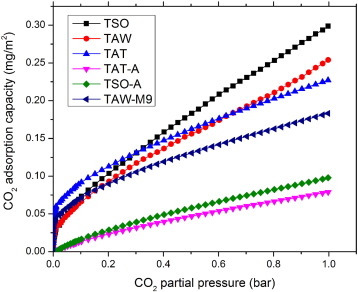
#> input picture data/real_images/example106.jpg, 358 x 292 px
$ jupyter execute --allow-errors 2023-12-17-fairplay-refactor.ipynb   (shell and % lines are left out)
#> lines starting #> are read from the running program, lines starting #| are printed output that depends on the picture; after the words box and inside, x2 and y2 are one past the last pixel; in counts of white or black regions, pixels touching at a corner belong together
### src/fairplay/cv/extractor.py
import cv2
import numpy as np
import matplotlib.pyplot as plt
from fairplay.cv.lines import find_xaxis, find_yaxis

class Extractor:

    def __init__(self, cv2_img):
        self.img = cv2_img
        (self.m, self.n, self.p) = self.img.shape
        self.gray = cv2.cvtColor(self.img, cv2.COLOR_BGR2GRAY)
        self.bw = cv2.adaptiveThreshold(self.gray, 255, cv2.ADAPTIVE_THRESH_MEAN_C, cv2.THRESH_BINARY_INV, 25, 5)
        self.imlabel = self.img.copy()


    def show(self, imtype="imlabel"):
        if imtype == "imlabel":
            fig = plt.figure()
            implot = plt.imshow(self.imlabel)
            return fig, implot
        elif imtype == "bw":
            fig = plt.figure()
            implot = plt.imshow(self.bw, cmap="gray")
            return fig, implot
        else:
            return


    def find_axes(self):
        self.xax = find_xaxis(self.bw)
        self.yax = find_yaxis(self.bw)
        self.imlabel = cv2.line(
            self.imlabel,
            (self.xax[0], self.xax[1]),
            (self.xax[2], self.xax[3]),
            (255, 0, 0),
            4
            )
        self.imlabel = cv2.line(
            self.imlabel,
            (self.yax[0], self.yax[1]),
            (self.yax[2], self.yax[3]),
            (255, 0, 0),
            4
            )
        self.roi = np.array([
            min(self.yax[0], self.yax[2]),  # furthest left point of y axis
            min(self.yax[1], self.yax[3]),  # highest point on y axis
            max(self.xax[0], self.xax[2]),  # furthest right point of x axis
            max(self.xax[1], self.xax[3])   # lowest point on x axis
        ])
        return self


### src/fairplay/cv/lines.py
import cv2
import numpy as np

def find_xaxis(
    bw_img,
    rho=1,
    theta=np.pi/2,
    thresh=2,
    max_line_gap=3,
    target_cos=1,
    target_frac_len=0.9,
    target_frac_mpos=0.9,
):
    """
    Given a binary array bw_img, return the endpoints
    of the presumed x-axis in flipped array coordinates:
    [n1 m1 n2 m2] (higher n left-to-right, higher m top-to-bottom)

    Uses length, cosine and position to find a long,
    horizontal line close to the bottom of the image.

    Parameters
    ----------
    bw_img: Array
    rho:
        Distance resolution of the accumulator in pixels.
    theta:
        Angle resolution of the accumulator in radians.
    thresh:
        Accumulator threshold parameter. Only those lines
        are returned that get enough votes (>threshold).
    min_line_length:
        minimum length line to consider (in pixels)
    max_line_gap:
        maximum allowable gap in continguous line (in pixels)
    target_cos: float
        Target cosine value of x-axis line (default 1)
    target_frac_len: float
        Target fractional length of x-axis line, relative to
        width of image (default 0.7)
    target_frac_mpos: float
        Target position of the x-axis line on the "m" axis of
        the image (default 0.8, i.e. "80% of the way to the bottom")

    Returns
    -------
    xax_pts: Array (4x1)
        [x1 y1 x2 y2] endpoints of the x-axis line segment
    """
    # Perform Hough Transform
    min_line_length = bw_img.shape[1]/10  # default minimum line length is 10% of image height
    lines = cv2.HoughLinesP(
        bw_img,
        rho=rho,
        theta=theta,
        threshold=thresh,
        minLineLength=min_line_length,
        maxLineGap=max_line_gap
        )
    lines_rs = np.reshape(lines, (-1, 4))  # Nx4 array of line endpoints
    # All lines are of form [x1 y1 x2 y2] (i.e. Cartesian with origin at
    # lower left of image, not array indices)

    # Score each candidate line according to target cosine,
    # length and position
    target_feat_vec = np.array(
        [target_cos, target_frac_len, target_frac_mpos]
        )
    line_scores = []
    for line_pts in lines_rs:
        line_vec = line_pts[2:4] - line_pts[0:2]
        line_mag = np.linalg.norm(line_vec, 2)
        line_cos = np.dot(line_vec / line_mag, np.array([1, 0])) ** 2
        line_frac_len = float(np.absolute(line_vec[0])) / bw_img.shape[1]
        line_frac_mpos = float(line_pts[1]) / bw_img.shape[0]
        feat_vec = np.array(
            [line_cos, line_frac_len, line_frac_mpos]
            )
        line_score = np.linalg.norm(target_feat_vec - feat_vec, 2)
        line_scores.append(line_score)

    # Return line with lowest distance from target features
    best_line_idx = np.argmin(line_scores)
    xax_pts = lines_rs[best_line_idx, :]
    return xax_pts


def find_yaxis(
    bw_img,
    rho=1,
    theta=np.pi/2,
    thresh=2,
    max_line_gap=3,
    target_cos=0,
    target_frac_len=0.9,
    target_frac_npos=0.1,
):
    """
    Given a binary array bw_img, return the endpoints
    of the presumed y-axis in flipped array coordinates:
    [n1 m1 n2 m2] (higher n left-to-right, higher m top-to-bottom)

    Uses length, cosine and position to find a long,
    vertical line close to the left of the image.

    Parameters
    ----------
    bw_img: Array
    rho:
        Distance resolution of the accumulator in pixels.
    theta:
        Angle resolution of the accumulator in radians.
    thresh:
        Accumulator threshold parameter. Only those lines
        are returned that get enough votes (>threshold).
    min_line_length:
        minimum length line to consider (in pixels)
    max_line_gap:
        maximum allowable gap in continguous line (in pixels)
    target_cos: float
        Target cosine value of y-axis line (default 1)
    target_frac_len: float
        Target fractional length of y-axis line, relative to
        height of image (default 0.7)
    target_frac_npos: float
        Target position of the y-axis line on the "n" axis of
        the image (default 0.8, i.e. "80% of the way to the right")

    Returns
    -------
    yax_pts: Array (4x1)
        [x1 y1 x2 y2] endpoints of the y-axis line segment
    """
    # Perform Hough Transform
    min_line_length = bw_img.shape[1]/10  # default minimum line length is 10% of image height
    lines = cv2.HoughLinesP(
        bw_img,
        rho=rho,
        theta=theta,
        threshold=thresh,
        minLineLength=min_line_length,
        maxLineGap=max_line_gap
        )
    lines_rs = np.reshape(lines, (-1, 4))  # Nx4 array of line endpoints
    # All lines are of form [n1 m1 n2 m2] (i.e. like array indices but with
    # N coming firsts

    # Score each candidate line according to target cosine,
    # length and position
    target_feat_vec = np.array(
        [target_cos, target_frac_len, target_frac_npos]
        )
    line_scores = []
    for line_pts in lines_rs:
        line_vec = line_pts[2:4] - line_pts[0:2]
        line_mag = np.linalg.norm(line_vec, 2)
        line_cos = np.dot(line_vec / line_mag, np.array([1, 0])) ** 2
        line_frac_len = float(np.absolute(line_vec[0])) / bw_img.shape[0]
        line_frac_npos = float(line_pts[0]) / bw_img.shape[1]
        feat_vec = np.array(
            [line_cos, line_frac_len, line_frac_npos]
            )
        line_score = np.linalg.norm(target_feat_vec - feat_vec, 2)
        line_scores.append(line_score)

    # Return line with lowest distance from target features
    best_line_idx = np.argmin(line_scores)
    yax_pts = lines_rs[best_line_idx, :]
    return yax_pts

### src/fairplay/cv/ocr.py
import numpy as np
import pandas as pd
import pytesseract as tes


def get_ocr_df(
    cv2_img,
    conf_thresh=0
):
    """Given path to image with text, get a dataframe of OCR results"""

    ocr_raw = tes.image_to_data(cv2_img, output_type=tes.Output.DICT)
    ocr_df = pd.DataFrame(ocr_raw)
    ocr_df = ocr_df.apply(lambda vv: pd.to_numeric(vv, errors='ignore'))
    ocr_df = ocr_df[ocr_df['conf'] >= conf_thresh]
    ocr_df['right'] = ocr_df['left'] + ocr_df['width']
    ocr_df['bottom'] = ocr_df['top'] + ocr_df['height']
    ocr_df['x_mid'] = ocr_df.apply(
        lambda row: int(row['left'] + np.round(row['width'] / 2)),
        axis=1
        )
    ocr_df['y_mid'] = ocr_df.apply(
        lambda row: int(row['top'] + np.round(row['height'] / 2)),
        axis=1
        )

    return ocr_df

### notebooks/2023-12-17-fairplay-refactor.ipynb
# Heuristic Algorithms for Automated Data Extraction

Biggest thing to remember in all of this is that OpenCV does everything in terms of "x" and "y", where:

* x = the "n" axis of the image array (increasing left to right) and
* y = the "m" axis of the image array (increasing top to bottom)

And objects like lines and rectangles are stored as:

`[x1 y1 x2 y2]` i.e. `[n1 m1 n2 m2]`

[cell 1]

import cv2
from pathlib import Path
import numpy as np
import pandas as pd
import matplotlib.pyplot as plt
import IPython
import scipy.ndimage as ndimage
from sklearn import datasets, linear_model
from PIL import Image
import pytesseract as tes

from fairplay.cv.extractor import Extractor
from fairplay.cv.lines import find_xaxis, find_yaxis
from fairplay.cv.ocr import get_ocr_df

print('All packages loaded')

[cell 2]
examples_dir = Path('../data/real_images/')
temp_dir = Path('../data/temp/')

## Load and Binarize

[cell 3]
example = examples_dir.joinpath('example106.jpg').as_posix()

img = cv2.imread(example)
#> img is the input picture: shape (292, 358, 3); mean B, G, R 237, 232.6, 235.5
m,n,p=img.shape
et = Extractor(img)
#> in __init__, `self.gray = cv2.cvtColor(self.img, cv2.COLOR_BGR2GRAY)`:
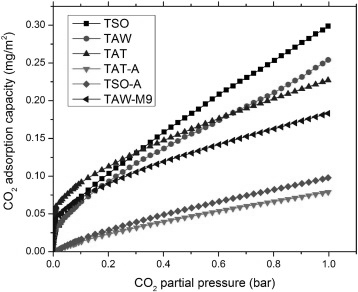
#> self.gray: shape (292, 358); min 0, max 255, mean 234
#> in __init__, `self.bw = cv2.adaptiveThreshold(self.gray, 255, cv2.ADAPTIVE_THRESH_ME..`:
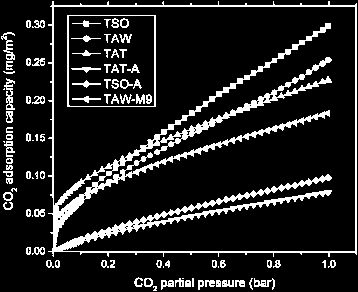
#> self.bw: shape (292, 358); 13.2% white; 96 white regions (15 under 20 px), largest, box (x1, y1, x2, y2) and area: (48, 1, 357, 257) 9516, (67, 15, 156, 107) 539, (4, 78, 15, 110) 159

et.show("bw");
#> (the call stopped at in show, `fig = plt.figure()`: IPython is not available in this run)

## Find Axes

[cell 4]
et.find_axes()
#> in find_xaxis, `lines = cv2.HoughLinesP( bw_img, rho=rho, theta=theta, threshold=thres..`: lines = 33 rows, first 6: [67, 106, 67, 15], [51, 5, 356, 5], [6, 121, 6, 78], [80, 252, 356, 252], [198, 283, 244, 283], [10, 183, 10, 127]
#> in find_xaxis, `lines_rs = np.reshape(lines, (-1, 4))`: lines_rs has the same summary as lines
#> the loop in find_xaxis, `for line_pts in lines_rs:` made 33 passes
#> (line_pts, line_vec, line_mag, line_cos, line_frac_len, line_frac_mpos, line_score) on passes 1 to 7: ([67, 106, 67, 15], [0, -91], 91, 0, 0, 0.363, 1.45), ([51, 5, 356, 5], [305, 0], 305, 1, 0.852, 0.0171, 0.884), ([6, 121, 6, 78], [0, -43], 43, 0, 0, 0.414, 1.43), ([80, 252, 356, 252], [276, 0], 276, 1, 0.771, 0.863, 0.134), ([198, 283, 244, 283], [46, 0], 46, 1, 0.128, 0.969, 0.775), ([10, 183, 10, 127], [0, -56], 56, 0, 0, 0.627, 1.37), ([48, 251, 356, 251], [308, 0], 308, 1, 0.86, 0.86, 0.0566)
#> after the loop in find_xaxis, `for line_pts in lines_rs:`: line_scores = 33 values, max 1.45 at index 0, min 0.0566 at index 6, mean 1.03
#> in find_xaxis, `best_line_idx = np.argmin(line_scores)`: best_line_idx = 6
#> in find_xaxis, `xax_pts = lines_rs[best_line_idx, :]`: xax_pts = [48, 251, 356, 251]
#> in find_yaxis, `lines_rs = np.reshape(lines, (-1, 4))`: lines_rs has the same summary as lines in find_xaxis
#> the loop in find_yaxis, `for line_pts in lines_rs:` made 33 passes
#> (line_pts, line_vec, line_mag, line_cos, line_frac_len, line_frac_npos, line_score) on passes 1 to 7: ([67, 106, 67, 15], [0, -91], 91, 0, 0, 0.187, 0.904), ([51, 5, 356, 5], [305, 0], 305, 1, 1.04, 0.142, 1.01), ([6, 121, 6, 78], [0, -43], 43, 0, 0, 0.0168, 0.904), ([80, 252, 356, 252], [276, 0], 276, 1, 0.945, 0.223, 1.01), ([198, 283, 244, 283], [46, 0], 46, 1, 0.158, 0.553, 1.33), ([10, 183, 10, 127], [0, -56], 56, 0, 0, 0.0279, 0.903), ([48, 251, 356, 251], [308, 0], 308, 1, 1.05, 0.134, 1.01)
#> after the loop in find_yaxis, `for line_pts in lines_rs:`: line_scores = 33 values, max 1.33 at index 14, min 0.901 at index 13, mean 1.11
#> in find_yaxis, `best_line_idx = np.argmin(line_scores)`: best_line_idx = 13
#> in find_yaxis, `yax_pts = lines_rs[best_line_idx, :]`: yax_pts = [52, 197, 52, 1]
#> in find_axes, `self.imlabel = cv2.line( self.imlabel, (self.yax[0], self.yax[1]), (se..`:
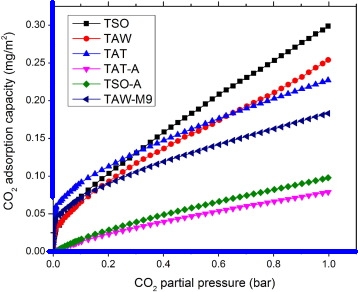
#> self.imlabel: shape (292, 358, 3); mean B, G, R 238.3, 227.7, 230.6
#> in find_axes, `self.roi = np.array([ min(self.yax[0], self.yax[2]),`: self.roi = [52, 1, 356, 251]
et.show();
#> (the call stopped at in show, `fig = plt.figure()`: IPython is not available in this run)
print(et.roi)
#| [ 52   1 356 251]

## Read axis label and tick labels

[cell 5]
print("roi [n1 m1 n2 m2]")
print(et.roi)
#| [ 52   1 356 251]

[cell 6]
below_xax_img = et.img[et.roi[3]:,:,:]
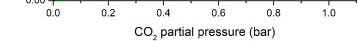
#> below_xax_img: shape (41, 358, 3); mean B, G, R 239.2, 239.2, 239.2
plt.imshow(below_xax_img)
#> (this line was passed over: IPython is not available in this run)

#> (a cell that did not finish here is left out)

ocr_df

[cell 8]
left_yax_img = et.img[:,20:et.roi[0],:]
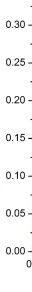
#> left_yax_img: shape (292, 32, 3); mean B, G, R 245.1, 245.2, 245.2
plt.imshow(left_yax_img)
#> (this line was passed over: IPython is not available in this run)

#> (a cell that did not finish here is left out)

ocr_df

## Get axis label text

Define the "ROI" - the area above and to the right of the x- and y- axes respectively. Then use this to find the "outer ROI" - the area below the x-axis and to the left of the y-axis.

#> (a cell that did not finish here is left out)

## This must be some kind of experimental one-shot RANSAC section

[cell 11]
# Copy the image to a new file for OCR
axis_text_img = img #rect_mask_grayscale(img, roi_corners)
axis_text_path = temp_dir.joinpath('axis_text.png').as_posix()
cv2.imwrite(axis_text_path, axis_text_img)

# Run OCR and return the cleaned DataFrame of results ("text" column)
#> (the rest of this cell did not finish here and is left out)

[cell 12]
regry = linear_model.RANSACRegressor(residual_threshold=0.1, min_samples=3)
#> (the rest of this cell did not finish here and is left out)

## Locating Ticks and Tick Labels

It's actually easier to start by finding the labels - in fact, in many cases it's not necessary to even find the ticks at all.

OCR is difficult. Tesseract is the best open source library for it, but it's not a panacea. We can help it by first isolating the region from which we'd like to extract text.

[cell 13]
# Find where the x-ticks stop and crop the text image to be below that
below_xax_bw = np.zeros([m, n]).astype('uint8')
#> (the rest of this cell did not finish here and is left out)

### Here, we perform OCR, then pick out only the numbers.

#> (a cell that did not finish here is left out)

[cell 15]
plt.figure()
#> (this line was passed over: IPython is not available in this run)
#> (the rest of this cell did not finish here and is left out)

### Now, we use another Hough transform to find ticks, and match them with their nearest label.

#> (a cell that did not finish here is left out)

$ run again, with data/real_images/isotherm2.jpg copied over data/real_images/example106.jpg
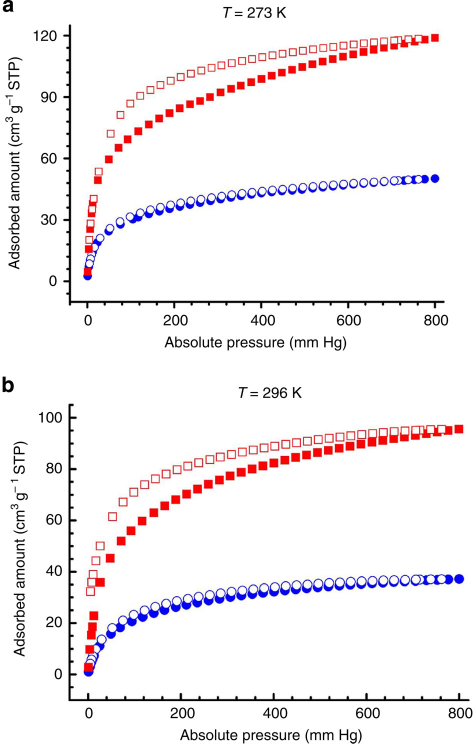
#> input picture data/real_images/isotherm2.jpg, 946 x 1487 px (shown at 1/2 size)
#> img is the input picture: shape (1487, 946, 3); mean B, G, R 243.5, 241.3, 245.5
#> in __init__, `self.bw = cv2.adaptiveThreshold(self.gray, 255, cv2.ADAPTIVE_THRESH_ME..`:
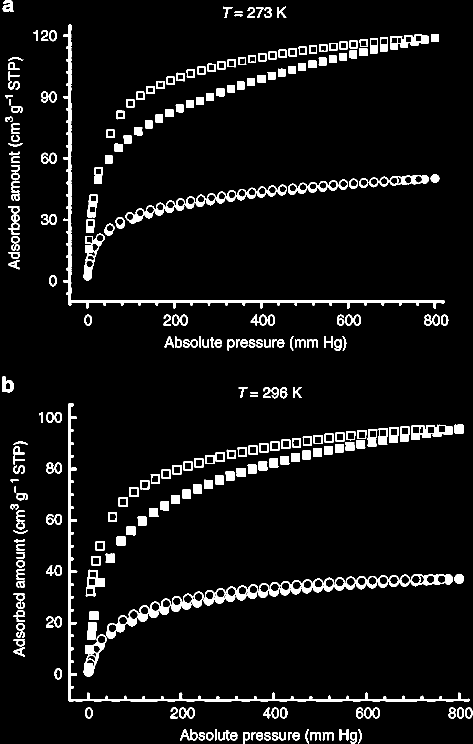
#> self.bw: shape (1487, 946) (shown at 1/2 size); 6.3% white; 323 white regions (1 under 20 px), largest, box (x1, y1, x2, y2) and area: (126, 48, 890, 617) 8266, (137, 807, 940, 1403) 8181, (212, 1183, 407, 1278) 3208
#> in find_xaxis, `lines = cv2.HoughLinesP( bw_img, rho=rho, theta=theta, threshold=thres..`: lines = 16 rows, first 6: [138, 1402, 138, 807], [139, 611, 139, 48], [137, 609, 137, 50], [140, 611, 140, 48], [137, 1399, 939, 1399], [137, 1398, 938, 1398]
#> in find_xaxis, `lines_rs = np.reshape(lines, (-1, 4))`: lines_rs has the same summary as lines
#> the loop in find_xaxis, `for line_pts in lines_rs:` made 16 passes
#> (line_pts, line_vec, line_mag, line_cos, line_frac_len, line_frac_mpos, line_score) on passes 1 to 7: ([138, 1402, 138, 807], [0, -595], 595, 0, 0, 0.943, 1.35), ([139, 611, 139, 48], [0, -563], 563, 0, 0, 0.411, 1.43), ([137, 609, 137, 50], [0, -559], 559, 0, 0, 0.41, 1.43), ([140, 611, 140, 48], [0, -563], 563, 0, 0, 0.411, 1.43), ([137, 1399, 939, 1399], [802, 0], 802, 1, 0.848, 0.941, 0.0663), ([137, 1398, 938, 1398], [801, 0], 801, 1, 0.847, 0.94, 0.0667), ([137, 1400, 939, 1400], [802, 0], 802, 1, 0.848, 0.941, 0.0667)
#> after the loop in find_xaxis, `for line_pts in lines_rs:`: line_scores = [1.35, 1.43, 1.43, 1.43, 0.0663, 0.0667, 0.0667, 0.505, 0.0671, 0.506, 0.505, 0.507, 0.506, 1.43, 1.45, 1.52]
#> in find_xaxis, `best_line_idx = np.argmin(line_scores)`: best_line_idx = 4
#> xax_pts = [137, 1399, 939, 1399]
#> in find_yaxis, `lines_rs = np.reshape(lines, (-1, 4))`: lines_rs has the same summary as lines in find_xaxis
#> the loop in find_yaxis, `for line_pts in lines_rs:` made 16 passes
#> (line_pts, line_vec, line_mag, line_cos, line_frac_len, line_frac_npos, line_score) on passes 1 to 7: ([138, 1402, 138, 807], [0, -595], 595, 0, 0, 0.146, 0.901), ([139, 611, 139, 48], [0, -563], 563, 0, 0, 0.147, 0.901), ([137, 609, 137, 50], [0, -559], 559, 0, 0, 0.145, 0.901), ([140, 611, 140, 48], [0, -563], 563, 0, 0, 0.148, 0.901), ([137, 1399, 939, 1399], [802, 0], 802, 1, 0.539, 0.145, 1.06), ([137, 1398, 938, 1398], [801, 0], 801, 1, 0.539, 0.145, 1.06), ([137, 1400, 939, 1400], [802, 0], 802, 1, 0.539, 0.145, 1.06)
#> after the loop in find_yaxis, `for line_pts in lines_rs:`: line_scores = [0.901, 0.901, 0.901, 0.901, 1.06, 1.06, 1.06, 1.08, 1.06, 1.08, 1.08, 1.08, 1.08, 0.901, 0.901, 0.901]
#> in find_yaxis, `best_line_idx = np.argmin(line_scores)`: best_line_idx = 2
#> yax_pts = [137, 609, 137, 50]
#> self.roi = [137, 50, 939, 1399]
#| [ 137   50  939 1399]
#| [ 137   50  939 1399]
#> `left_yax_img = et.img[:,20:et.roi[0],:]`:
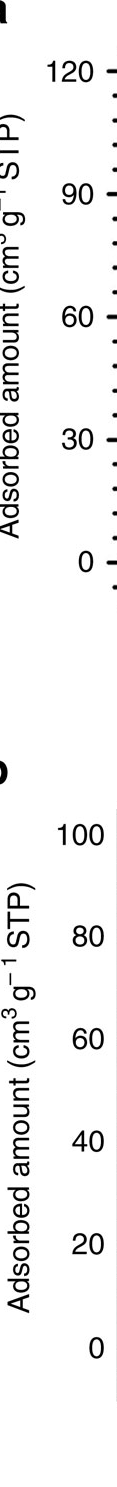
#> left_yax_img: shape (1487, 117, 3); min 0, max 255, mean 242.4

$ run again, with data/real_images/example101.jpg copied over data/real_images/example106.jpg
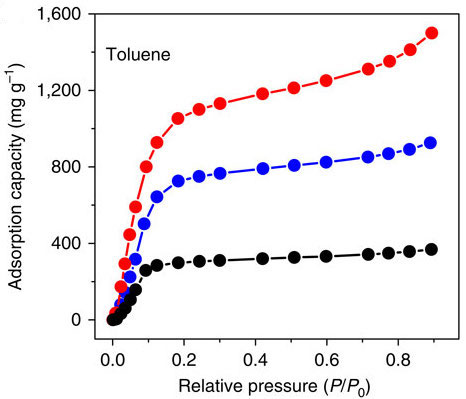
#> input picture data/real_images/example101.jpg, 466 x 399 px
#> img is the input picture: shape (399, 466, 3); mean B, G, R 240.4, 237.7, 240.9
#> in __init__, `self.bw = cv2.adaptiveThreshold(self.gray, 255, cv2.ADAPTIVE_THRESH_ME..`:
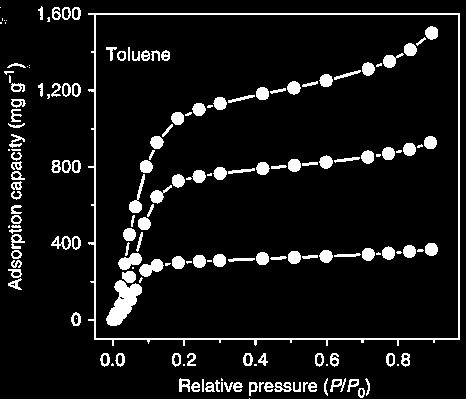
#> self.bw: shape (399, 466); 8.3% white; 171 white regions (39 under 20 px), largest, box (x1, y1, x2, y2) and area: (88, 13, 460, 346) 2948, (106, 280, 142, 326) 858, (139, 259, 164, 277) 261
#> in find_xaxis, `lines = cv2.HoughLinesP( bw_img, rho=rho, theta=theta, threshold=thres..`: lines = 34 rows, first 6: [88, 14, 459, 14], [172, 261, 233, 261], [88, 13, 459, 13], [94, 338, 459, 338], [280, 256, 355, 256], [94, 339, 459, 339]
#> in find_xaxis, `lines_rs = np.reshape(lines, (-1, 4))`: lines_rs has the same summary as lines
#> the loop in find_xaxis, `for line_pts in lines_rs:` made 34 passes
#> (line_pts, line_vec, line_mag, line_cos, line_frac_len, line_frac_mpos, line_score) on passes 1 to 7: ([88, 14, 459, 14], [371, 0], 371, 1, 0.796, 0.0351, 0.871), ([172, 261, 233, 261], [61, 0], 61, 1, 0.131, 0.654, 0.807), ([88, 13, 459, 13], [371, 0], 371, 1, 0.796, 0.0326, 0.874), ([94, 338, 459, 338], [365, 0], 365, 1, 0.783, 0.847, 0.128), ([280, 256, 355, 256], [75, 0], 75, 1, 0.161, 0.642, 0.783), ([94, 339, 459, 339], [365, 0], 365, 1, 0.783, 0.85, 0.127), ([256, 257, 332, 257], [76, 0], 76, 1, 0.163, 0.644, 0.78)
#> after the loop in find_xaxis, `for line_pts in lines_rs:`: line_scores = 34 values, max 1.41 at index 15, min 0.127 at index 5, mean 1.03
#> in find_xaxis, `best_line_idx = np.argmin(line_scores)`: best_line_idx = 5
#> xax_pts = [94, 339, 459, 339]
#> in find_yaxis, `lines_rs = np.reshape(lines, (-1, 4))`: lines_rs has the same summary as lines in find_xaxis
#> the loop in find_yaxis, `for line_pts in lines_rs:` made 34 passes
#> (line_pts, line_vec, line_mag, line_cos, line_frac_len, line_frac_npos, line_score) on passes 1 to 7: ([88, 14, 459, 14], [371, 0], 371, 1, 0.93, 0.189, 1), ([172, 261, 233, 261], [61, 0], 61, 1, 0.153, 0.369, 1.28), ([88, 13, 459, 13], [371, 0], 371, 1, 0.93, 0.189, 1), ([94, 338, 459, 338], [365, 0], 365, 1, 0.915, 0.202, 1.01), ([280, 256, 355, 256], [75, 0], 75, 1, 0.188, 0.601, 1.33), ([94, 339, 459, 339], [365, 0], 365, 1, 0.915, 0.202, 1.01), ([256, 257, 332, 257], [76, 0], 76, 1, 0.19, 0.549, 1.31)
#> after the loop in find_yaxis, `for line_pts in lines_rs:`: line_scores = 34 values, max 1.45 at index 31, min 0.902 at index 15, mean 1.12
#> in find_yaxis, `best_line_idx = np.argmin(line_scores)`: best_line_idx = 15
#> yax_pts = [20, 197, 20, 137]
#> self.roi = [20, 137, 459, 339]
#| [ 20 137 459 339]
#| [ 20 137 459 339]
#> `below_xax_img = et.img[et.roi[3]:,:,:]`:
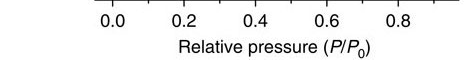
#> below_xax_img: shape (60, 466, 3); min 0, max 255, mean 239.8
#> left_yax_img = empty array
